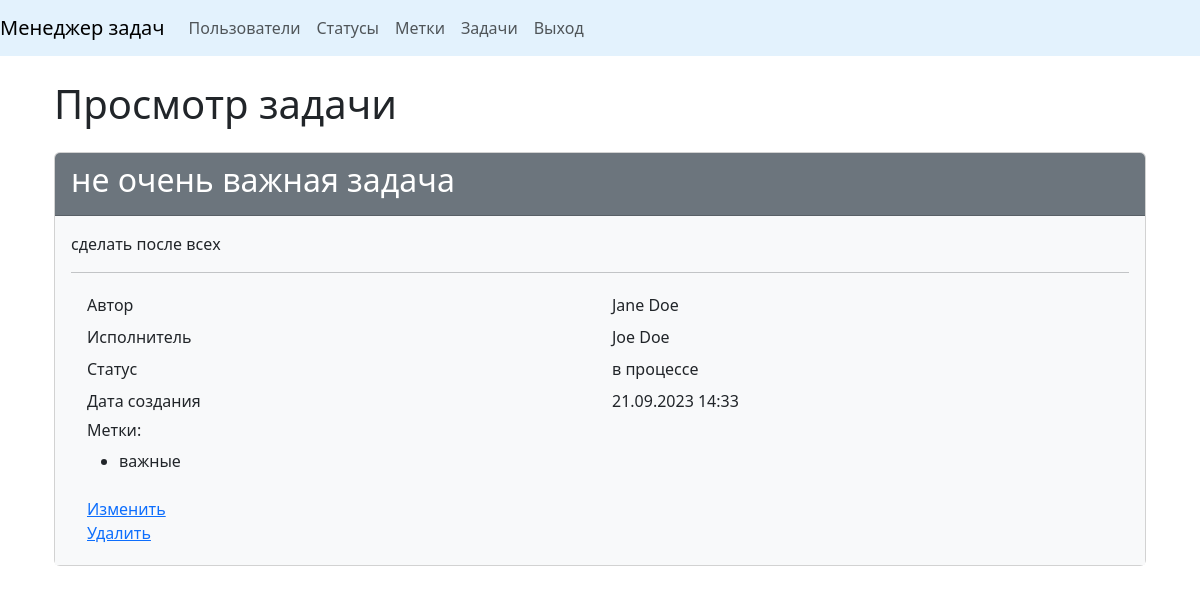
The page /tasks/2/ (signed in) on the database as committed earlier.
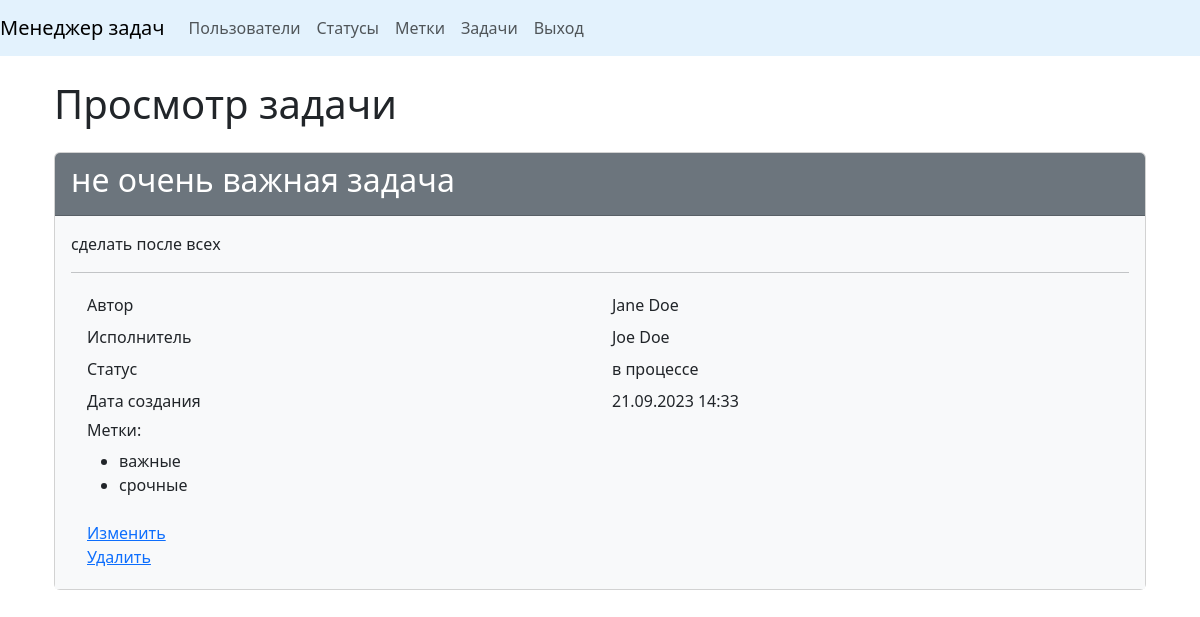
The same page on the database as committed later.
### task_manager/labels/models.py (models this page shows, shortened)
class Label(models.Model):
    name = models.CharField(max_length=150, blank=False,
                            verbose_name=_('Name'))
    date_created = models.DateTimeField(auto_now_add=True,
                                        verbose_name=_('Creation date'))

### task_manager/tasks/views.py (the view)
# urls.py: path('<int:pk>/', TaskDetailView.as_view(), name='task'),
class TaskDetailView(UserLoginRequiredMixin,
                     SuccessMessageMixin, DetailView):
    model = Task
    template_name = "tasks/task.html"
    context_object_name = "task"
    labels = Label.objects.all()
    extra_context = {'title': _('Task view'),
                     'btn_update': _('Update'),
                     'btn_delete': _('Delete'),
                     'labels': labels
                     }

### task_manager/mixins.py (called while the page is built)
    def dispatch(self, request, *args, **kwargs):
        if not request.user.is_authenticated:
            messages.error(request, self.auth_message)
            return redirect(reverse_lazy('login'))
        return super().dispatch(request, *args, **kwargs)

### task_manager/statuses/models.py (called while the page is built)
    def __str__(self):
        return self.name

### task_manager/users/models.py (called while the page is built)
    def __str__(self):
        return self.get_full_name()

### task_manager/templates/tasks/task.html (shortened to what this page needs)
{% extends 'base.html' %}
{% load django_bootstrap5 %}
{% load i18n %}
{% block content %}
<div class="container wrapper flex-grow-1">
<h1 class="my-4">{% trans 'Task view' %}</h1>
<div class="card">
  <div class="card-header bg-secondary text-white">
    <h2>{{ task.name }}</h2>
  </div>
  <div class="card-body bg-light">
    <p>{{ task.description }}</p>
    <hr>
    <div class="container">
      <div class="row p-1">
        <div class="col">{% trans 'Author' %}</div>
        <div class="col">{{ task.author }}</div>
      </div>
      <div class="row p-1">
        <div class="col">{% trans 'Executor' %}</div>
        <div class="col">{{ task.executor }}</div>
      </div>
      <div class="row p-1">
        <div class="col">{% trans 'Status' %}</div>
        <div class="col">{{ task.status }}</div>
      </div>
      <div class="row p-1">
        <div class="col">{% trans 'Creation date' %}</div>
        <div class="col">{{ task.date_created|date:"d.m.Y H:i" }}</div>
      </div>
      <div class="row p-1">
        <div class="col"><h6>{% trans 'Labels' %}:</h6>
          <ul>
              {% for label in task.labels.all %}
                  <li>{{ label.name }}</li>
              {% endfor %}
          </ul>
        </div>
      </div>
      <div class="row p-1">
        <div class="col">
          <a href="{% url 'update_task' task.id %}">{% trans 'Update' %}</a>
            <br>
          <a href="{% url 'delete_task' task.id %}">{% trans 'Delete' %}</a>
        </div>
      </div>
    </div>
  </div>
</div>
{% endblock %}

Rows that differ between the two databases and show on the page:
added Label: name "срочные"
